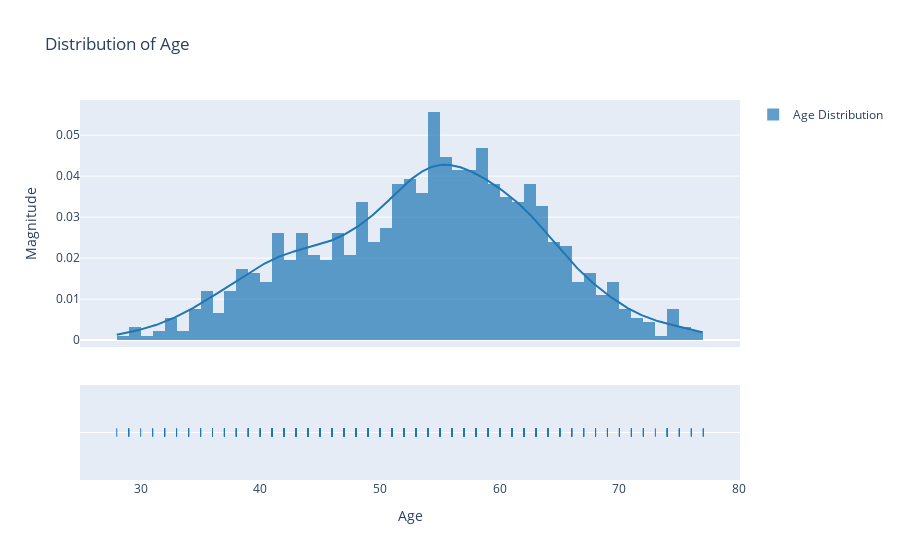

Source (notebook cell):
### Code cell
group_labels = ['Age Distribution']
fig = ff.create_distplot([heart_df.age], group_labels)
fig.update_layout(title = 'Distribution of Age', xaxis_title = 'Age', yaxis_title = 'Magnitude')
fig.show()

### Figure 1 — Plotly figure (JSON) as saved in the notebook; plotly's stock layout.template omitted (floating-point values rounded to 4 significant figures; data arrays with more than 128 entries replaced by an {"elided": "..."} marker saying what was removed)
{"data": [{"autobinx": false, "histnorm": "probability density", "legendgroup": "Age Distribution", "marker": {"color": "rgb(31, 119, 180)"}, "name": "Age Distribution", "opacity": 0.7, "type": "histogram", "x": {"elided": "920 int values"}, "xaxis": "x", "xbins": {"end": 77, "size": 1, "start": 28}, "yaxis": "y"}, {"legendgroup": "Age Distribution", "marker": {"color": "rgb(31, 119, 180)"}, "mode": "lines", "name": "Age Distribution", "showlegend": false, "type": "scatter", "x": {"elided": "500 float values"}, "xaxis": "x", "y": {"elided": "500 float values"}, "yaxis": "y"}, {"legendgroup": "Age Distribution", "marker": {"color": "rgb(31, 119, 180)", "symbol": "line-ns-open"}, "mode": "markers", "name": "Age Distribution", "showlegend": false, "type": "scatter", "x": {"elided": "920 int values"}, "xaxis": "x", "y": {"elided": "920 str values"}, "yaxis": "y2"}], "layout": {"barmode": "overlay", "hovermode": "closest", "legend": {"traceorder": "reversed"}, "title": {"text": "Distribution of Age"}, "xaxis": {"anchor": "y2", "domain": [0, 1], "title": {"text": "Age"}, "zeroline": false}, "yaxis": {"anchor": "free", "domain": [0.35, 1], "position": 0, "title": {"text": "Magnitude"}}, "yaxis2": {"anchor": "x", "domain": [0, 0.25], "dtick": 1, "showticklabels": false}}}
